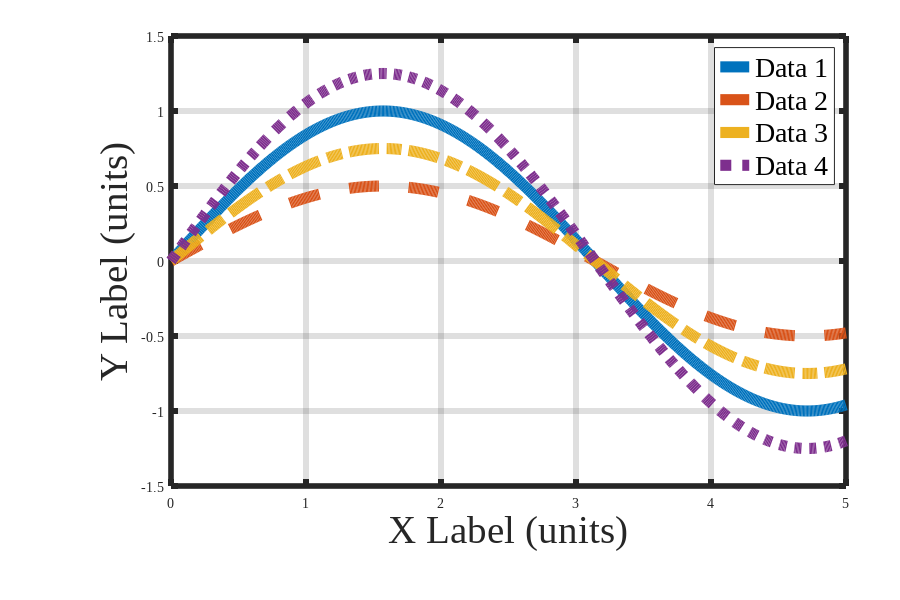

This figure's MATLAB source:
%%%%%%%%%%%%%%%%%%%%%%%%%%%%%%%%%%%%%%%%%%%%%%%%%%%%%%%%%%%%%%%%%%%%%%%%%%%%%%%%%%
% A template to help create readable figures 
%   (a contrast the default MATLAB/Octave output)
%
% It may actually look worse on screen. The saved version should be better.
%
% This will just plot junk data. Copy and paste into your script, then...
%
% You will have to fill in:
%   - the actual things to plot
%   - the axis labels - be sure to include units
%   - the legend labels
%   - the filename to save the figure as
%
% Created: 4/19/13 - Joshua Vaughan (joshua.vaughan@louisiana.edu)
%
% Modified: 
%   * 6/14/13 - Joshua Vaughan - joshua.vaughan@louisiana.edu
%       - now changes options based on MATLAB or Octave
%
%%%%%%%%%%%%%%%%%%%%%%%%%%%%%%%%%%%%%%%%%%%%%%%%%%%%%%%%%%%%%%%%%%%%%%%%%%%%%%%%%%

% Example data so that code will show a plot... 
x1 = 0:0.01:5;
x2 = x1;
x3 = x1;
x4 = x1;

y1 = sin(x1);
y2 = 0.5*sin(x2);
y3 = 0.75*sin(x3);
y4 = 1.25*sin(x4);



%-----  Copy from here down into your code, replacing items as needed ----------------
%
% Decide if user is using MATLAB or Octave
% This will return a nonzero value if in Octave
isOctave = exist('OCTAVE_VERSION');

if isOctave == 0 % We're in MATLAB
    plot_line_width = 3;
    grid_line_width = 2;
else % We're in Octave
    plot_line_width = 8;
    grid_line_width = 4;
end

% Set consistent font
font_name = 'Times New Roman';

%  The plot is formatted for saving, so it might be ugly on screen
h = figure;

% Define the papersize and margins
set (h,'papertype', '<custom>')
set (h,'paperunits','inches');

% papersize is 9" x 6" - 3x2 aspect ratio is best
set (h,'papersize',[9 6])       
set (h,'paperposition', [0,0,[9 6]])

% set the margins as percentage of page
set (gca,'position', [0.19, 0.19, 0.75, 0.75]) 

% Increase the axis font size to somethign readable
set (gca, 'fontsize', 24)

% The options are only specified once in MATLAB. Octave let's you adjust
% each line. This means we need to define the LineWidth for each variable
% in Octave.
if isOctave == 0 % We're in MATLAB
    % This is the actual plotting... Change xi and yi
    plot(x1,y1,x2,y2,'--',x3,y3,'-.',x4,y4,':','LineWidth',plot_line_width)
else % We're in Octave 
    % This is the actual plotting... Change xi and yi
    plot(x1,y1,'LineWidth',plot_line_width,x2,y2,'--','LineWidth',plot_line_width,x3,y3,'-.','LineWidth',plot_line_width,x4,y4,':','LineWidth',plot_line_width)
end

% Show a grid and set an appropriate line thickness 
grid on
set (gca, 'LineWidth',grid_line_width)

% Set the X and Y axis labels - Change these to suit your plot
xlabel('X Label (units)','fontsize',28)
ylabel('Y Label (units)','fontsize',28)

% Create the legend - change 'Data i' to suit your plot
leg = legend('Data 1','Data 2','Data 3','Data 4');
set (leg, 'FontSize', 20,'FontName',font_name) 

% Change all fonts to font_name
FN = findall(h,'-property','FontName');
set(FN,'FontName',font_name);


% check if MATLAB or Octave to descide how to save
if isOctave == 0; % this is MATLAB
    % Save the figure as a high-res pdf
    print(h,'plot_filename.pdf','-dpdf');
else
    % Save the figure as a high-res pdf
    print(h,'plot_filename.pdf','-dpdf','-color','-landscape')
end


